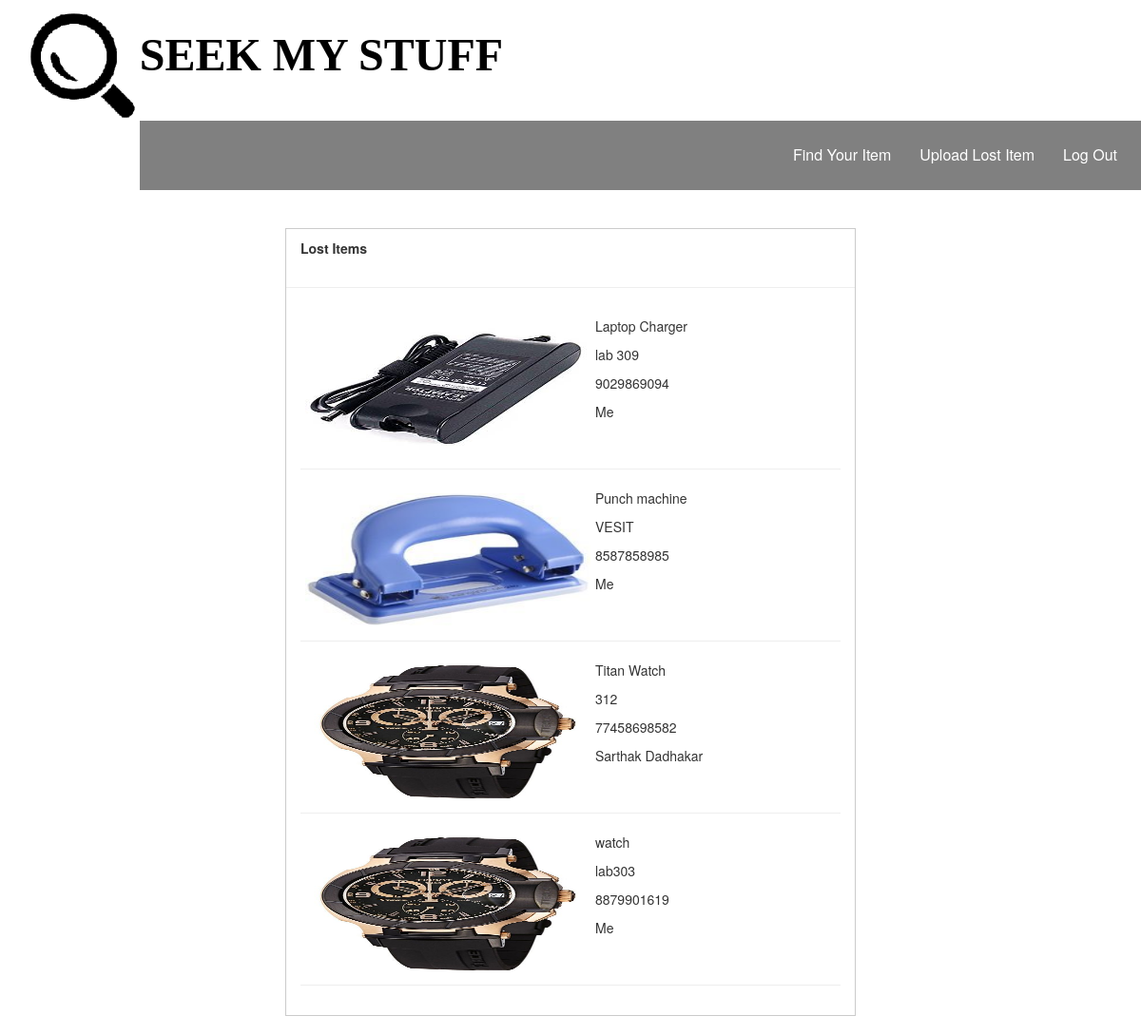
The app's page /display.php (signed in) with its own data.
### tables this page shows
CREATE TABLE `images` (
  `id` int(11) NOT NULL,
  `image` varchar(100) NOT NULL,
  `image_text` text NOT NULL,
  `found_at` text NOT NULL,
  `contact` text NOT NULL,
  `user_id` int(11) DEFAULT NULL
);

CREATE TABLE `users` (
  `user_id` int(11) NOT NULL,
  `user_first` varchar(256) NOT NULL,
  `user_last` varchar(256) NOT NULL,
  `user_email` varchar(256) NOT NULL,
  `user_uid` varchar(256) NOT NULL,
  `user_pwd` varchar(256) NOT NULL
);

### display.php (the view, shortened to what this page needs)
<?php
 include "includes/dbh.inc.php";
if (isset($_SESSION['u_id']))
{
	$result = mysqli_query($conn, "SELECT * FROM images");
	 ?>
 <!DOCTYPE html>
<html>
<head>
	<link rel="stylesheet" href="https://maxcdn.bootstrapcdn.com/bootstrap/3.3.7/css/bootstrap.min.css">
		<link rel="stylesheet" href="home_style.css">
</head>
<body>
		<div >
		<div class='container2'>
        <div>
            <img src='transparent logo.png' class='iconDetails'>
        </div>
    <div style='margin-left:100px;'>
<h1><font size="7" color="black" face="Segoe Print"><b>SEEK MY STUFF</b></font></h1><br>
</div>
</div>
<ul class="nav">
<li id='logout' onclick="logoutme()"><a href="includes/logout.inc.php">Log Out</a></li>
 <li><a href="upload.php">Upload Lost Item</a></li>
<li><a href="display.php">Find Your Item</a></li>
</ul>
<br>
	<div id="content">
		 <div class="panel-heading" style="margin: 5; padding: 5"><b>Lost Items</b></div>
			<hr>
		 <div class="panel-heading" style="margin: 5; padding: 5">
		 	<?php
		while ($row = mysqli_fetch_array($result)) {
			$cur_user=$row['user_id'];
			$sql = "SELECT * from users where user_id = $cur_user";
			$res= mysqli_query($conn, $sql);
			$cur_name = 'NULL';
			$r = mysqli_fetch_array($res);
			if($r['user_id']==$_SESSION['u_id'])
					$cur_name="Me";
				else
					$cur_name=$r['user_first'].' '.$r['user_last'];
				echo " <div class = 'img_div' style='margin: 5; padding: 5'>";
				echo "<img class='img-rounded myimg' class='img-responsive' src='images/".$row['image']."' >";
				echo "<p>".$row['image_text']."</p>";
				echo "<p>".$row['found_at']."</p>";
				echo "<p>".$row['contact']."</p>";
				echo "<p>".$cur_name."</p><br>";
				echo "</div>";
				echo '<center><hr></center>';
		}
	?></div>
	</div>
</div>
</body>
</body>
</body>
</html>
	<?php
		}
		else
		{
			header("Location: index.php");
			die();
		}
	?>

### home_style.css (style rules this page uses)
.iconDetails { margin-left:1%; float:left; }
.container2 { width:100%; height:auto; padding:1%; }
.nav { background-color: Gray; padding: 15px 10px; }
ul { list-style-type: none; padding: 0px; overflow:hidden; background-color: #333; text-align: center; }
li { float: right; text-align:center; background-color: Gray; }
li a { display: inline-block; color: white; text-align: center; padding: 20px 16px; text-decoration: none; font-size: medium; }
img { margin: 0; }

### display.php (style rules this page uses)
#content { width: 50%; margin: 20px auto; border: 1px solid #cbcbcb; }
.myimg { float: left; margin: 5px; width: 300px; height: 140px; }

### records on screen
images: image (picture), image_text "Laptop Charger", found_at "lab 309", contact "9029869094", user.user_id "Me"
images: image (picture), image_text "Punch machine", found_at "VESIT", contact "8587858985", user.user_id "Me"
images: image (picture), image_text "Titan Watch", found_at "312", contact "77458698582", user.user_last "Sarthak Dadhakar"
images: image (picture), image_text "watch", found_at "lab303", contact "8879901619", user.user_id "Me"
